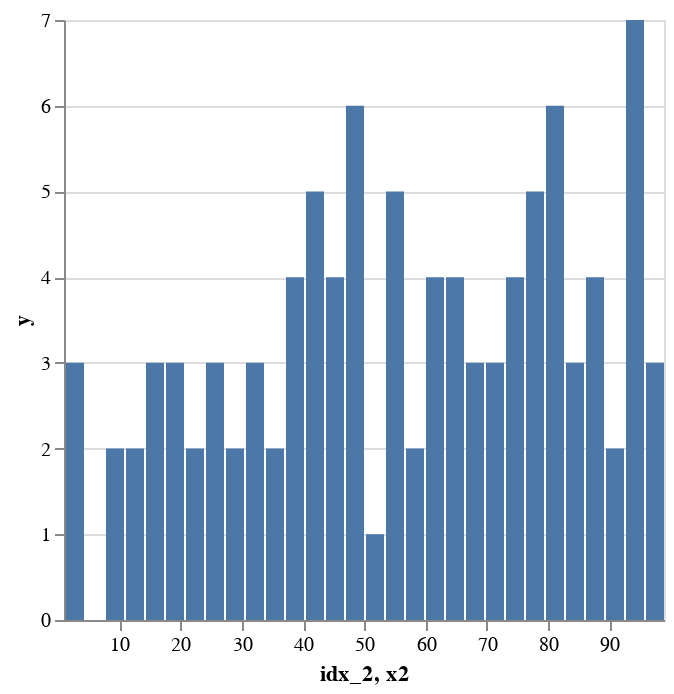

This figure's notebook cell:
### Markdown cell above
Now, let's make a histogram using [`geom_histogram`]():

### Code cell
from hail.ggplot2 import geom_histogram

plot += geom_histogram(aes("idx_2"))
show(plot)

### Figure 1 — Vega-Lite specification as saved in the notebook (floating-point values rounded to 4 significant figures)
{"config": {"view": {"continuousWidth": 300, "continuousHeight": 300}}, "data": {"name": "data-dbf2281c56885d7d00f7990746c7d7fb"}, "mark": {"type": "bar"}, "encoding": {"x": {"bin": "binned", "field": "idx_2", "type": "quantitative"}, "x2": {"field": "x2"}, "y": {"field": "y", "type": "quantitative"}}, "$schema": "https://vega.github.io/schema/vega-lite/v5.8.0.json", "datasets": {"data-dbf2281c56885d7d00f7990746c7d7fb": [{"idx_2": 1.0, "x2": 4.263, "y": 3}, {"idx_2": 4.263, "x2": 7.527, "y": 0}, {"idx_2": 7.527, "x2": 10.79, "y": 2}, {"idx_2": 10.79, "x2": 14.05, "y": 2}, {"idx_2": 14.05, "x2": 17.32, "y": 3}, {"idx_2": 17.32, "x2": 20.58, "y": 3}, {"idx_2": 20.58, "x2": 23.84, "y": 2}, {"idx_2": 23.84, "x2": 27.11, "y": 3}, {"idx_2": 27.11, "x2": 30.37, "y": 2}, {"idx_2": 30.37, "x2": 33.63, "y": 3}, {"idx_2": 33.63, "x2": 36.9, "y": 2}, {"idx_2": 36.9, "x2": 40.16, "y": 4}, {"idx_2": 40.16, "x2": 43.42, "y": 5}, {"idx_2": 43.42, "x2": 46.69, "y": 4}, {"idx_2": 46.69, "x2": 49.95, "y": 6}, {"idx_2": 49.95, "x2": 53.21, "y": 1}, {"idx_2": 53.21, "x2": 56.48, "y": 5}, {"idx_2": 56.48, "x2": 59.74, "y": 2}, {"idx_2": 59.74, "x2": 63.0, "y": 4}, {"idx_2": 63.0, "x2": 66.27, "y": 4}, {"idx_2": 66.27, "x2": 69.53, "y": 3}, {"idx_2": 69.53, "x2": 72.79, "y": 3}, {"idx_2": 72.79, "x2": 76.06, "y": 4}, {"idx_2": 76.06, "x2": 79.32, "y": 5}, {"idx_2": 79.32, "x2": 82.58, "y": 6}, {"idx_2": 82.58, "x2": 85.85, "y": 3}, {"idx_2": 85.85, "x2": 89.11, "y": 4}, {"idx_2": 89.11, "x2": 92.37, "y": 2}, {"idx_2": 92.37, "x2": 95.64, "y": 7}, {"idx_2": 95.64, "x2": 98.9, "y": 3}]}}
